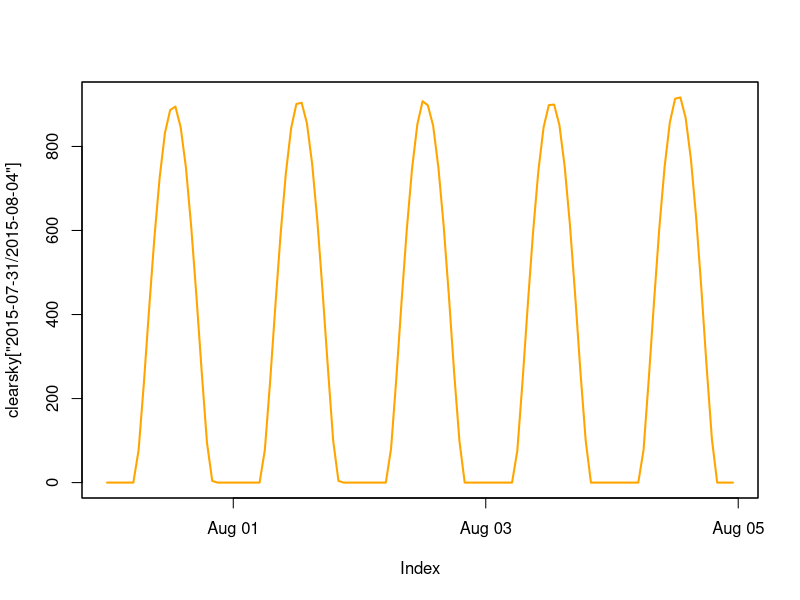

The R script that drew this image: (Note: this script raises an error after producing the figure.)

library(lubridate)
library(xts)
library(zoo)

clearskytable <- read.table("nasa_radiation.txt", col.names = c("s","rad"))
shadetable <- read.table("nasa_radiation_shady.txt", col.names = c("s", "rad"))

times <- ymd_hms("2015-01-01 00:00:00", tz = "America/Denver") + seq(0, by = 3600, length.out = nrow(clearskytable))
clearsky <- xts(zoo(clearskytable$rad, order.by = times))
shady <- xts(zoo(shadetable$rad, order.by = times))


plot.zoo(clearsky["2015-07-31/2015-08-04"], col = "orange", lwd = 2)
lines(as.zoo(sun), col = "gold", lwd = 2)
lines(as.zoo(shade), col = "forestgreen", lwd = 2)
lines(as.zoo(shady), col = "limegreen", lwd = 2)

png("plots/solar_inputs.png", width = 1000*5, height = 800*5, res = 72*5)
par(bty = "l",
    mar = c(2,2,1,2),
    mfrow = c(2,1),
    oma = c(3,3,1,0),
    cex.axis = 1.5, 
    cex.lab = 1.5)
plot.zoo(clearsky["2015"], 
         ylab = expression(paste("Solar Radiation (W ", m^{-2}, ")")),
         xlab = "Month",
         col = "goldenrod1",
         lwd = 2,
         ylim = c(0, 1000))
plot(as.zoo(shady["2015"]), 
     col = "gray25", 
     lwd = 2,
     ylim = c(0, 1000),
     ylab = expression(paste("Solar Radiation (W ", m^{-2}, ")")),
     xlab = "Month",)
mtext("Month", side = 1, line = 1, outer = T, cex = 1.5)
mtext(expression(paste("Solar Radiation (W ", m^{-2}, ")")), side = 2, line = 1, outer = T, cex = 1.5)
dev.off()



